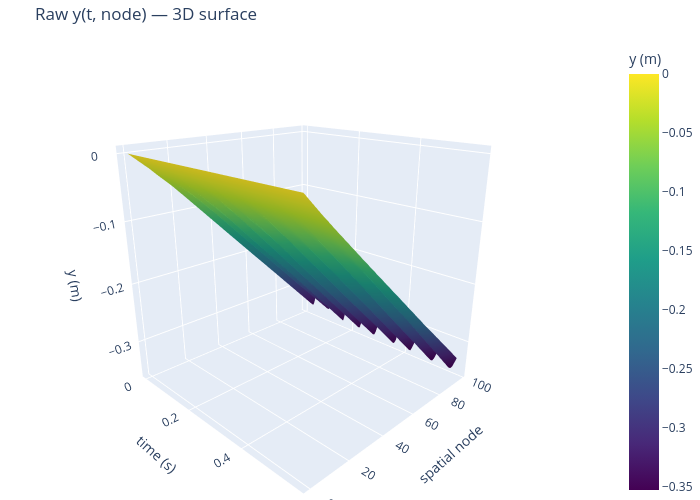

Notebook code cell kept with this figure:
### Markdown cell above
## Step 3d — 3D surface: raw y(t, node)

Raw vertical position before GP smoothing.

### Code cell
import plotly.graph_objects as go

# _yr, t_plot, node_plot are defined in the surf-raw-x cell above.
# Re-define node_plot/t_plot here in case this cell is run independently.
t_plot    = t_raw[::1   ]
node_plot = np.arange(0, N_VIDEO_PTS, 2)
Y_surf_raw = _yr[::1, :][:, node_plot]

# ── Plotly 3D surface (rotatable) ─────────────────────────────────────────
fig3d = go.Figure(go.Surface(
    x=t_plot, y=node_plot, z=Y_surf_raw.T,
    colorscale='viridis', colorbar=dict(title='y (m)'),
))
fig3d.update_layout(
    title='Raw y(t, node) — 3D surface',
    scene=dict(
        xaxis_title='time (s)',
        yaxis_title='spatial node',
        zaxis_title='y (m)',
        camera=dict(eye=dict(x=1.5, y=-1.5, z=0.8))
    ),
    width=700, height=500, margin=dict(l=0, r=0, t=40, b=0)
)
fig3d.show()

# ── Matplotlib heatmap (inline, resizable) ────────────────────────────────
fig2d, ax = plt.subplots(figsize=(8, 4), dpi=100)
im = ax.imshow(Y_surf_raw.T, aspect='auto', origin='lower',
               extent=[t_plot[0], t_plot[-1], node_plot[0], node_plot[-1]],
               cmap='viridis')
fig2d.colorbar(im, ax=ax, label='y (m)')
ax.set_xlabel('time (s)')
ax.set_ylabel('spatial node')
ax.set_title('Raw y(t, node) — heatmap')
plt.tight_layout()
plt.show()

### Figure 1 — Plotly figure (JSON) as saved in the notebook; plotly's stock layout.template omitted (floating-point values rounded to 4 significant figures; data arrays with more than 128 entries replaced by an {"elided": "..."} marker saying what was removed)
{"data": [{"colorbar": {"title": {"text": "y (m)"}}, "colorscale": [[0, "#440154"], [0.1111, "#482878"], [0.2222, "#3e4989"], [0.3333, "#31688e"], [0.4444, "#26828e"], [0.5556, "#1f9e89"], [0.6667, "#35b779"], [0.7778, "#6ece58"], [0.8889, "#b5de2b"], [1, "#fde725"]], "type": "surface", "x": [0.0, 0.005155, 0.01031, 0.01546, 0.02062, 0.02577, 0.03093, 0.03608, 0.04124, 0.04639, 0.05155, 0.0567, 0.06186, 0.06701, 0.07216, 0.07732, 0.08247, 0.08763, 0.09278, 0.09794, 0.1031, 0.1082, 0.1134, 0.1186, 0.1237, 0.1289, 0.134, 0.1392, 0.1443, 0.1495, 0.1546, 0.1598, 0.1649, 0.1701, 0.1753, 0.1804, 0.1856, 0.1907, 0.1959, 0.201, 0.2062, 0.2113, 0.2165, 0.2216, 0.2268, 0.232, 0.2371, 0.2423, 0.2474, 0.2526, 0.2577, 0.2629, 0.268, 0.2732, 0.2784, 0.2835, 0.2887, 0.2938, 0.299, 0.3041, 0.3093, 0.3144, 0.3196, 0.3247, 0.3299, 0.3351, 0.3402, 0.3454, 0.3505, 0.3557, 0.3608, 0.366, 0.3711, 0.3763, 0.3814, 0.3866, 0.3918, 0.3969, 0.4021, 0.4072, 0.4124, 0.4175, 0.4227, 0.4278, 0.433, 0.4381, 0.4433, 0.4485, 0.4536, 0.4588, 0.4639, 0.4691, 0.4742, 0.4794, 0.4845, 0.4897, 0.4948, 0.5, 0.5052, 0.5103, 0.5155, 0.5206, 0.5258, 0.5309, 0.5361, 0.5412, 0.5464, 0.5515, 0.5567, 0.5619, 0.567, 0.5722], "y": [0, 2, 4, 6, 8, 10, 12, 14, 16, 18, 20, 22, 24, 26, 28, 30, 32, 34, 36, 38, 40, 42, 44, 46, 48, 50, 52, 54, 56, 58, 60, 62, 64, 66, 68, 70, 72, 74, 76, 78, 80, 82, 84, 86, 88, 90, 92, 94, 96, 98], "z": {"elided": "50x112 float values"}}], "layout": {"height": 500, "margin": {"b": 0, "l": 0, "r": 0, "t": 40}, "scene": {"camera": {"eye": {"x": 1.5, "y": -1.5, "z": 0.8}}, "xaxis": {"title": {"text": "time (s)"}}, "yaxis": {"title": {"text": "spatial node"}}, "zaxis": {"title": {"text": "y (m)"}}}, "title": {"text": "Raw y(t, node) — 3D surface"}, "width": 700}}
